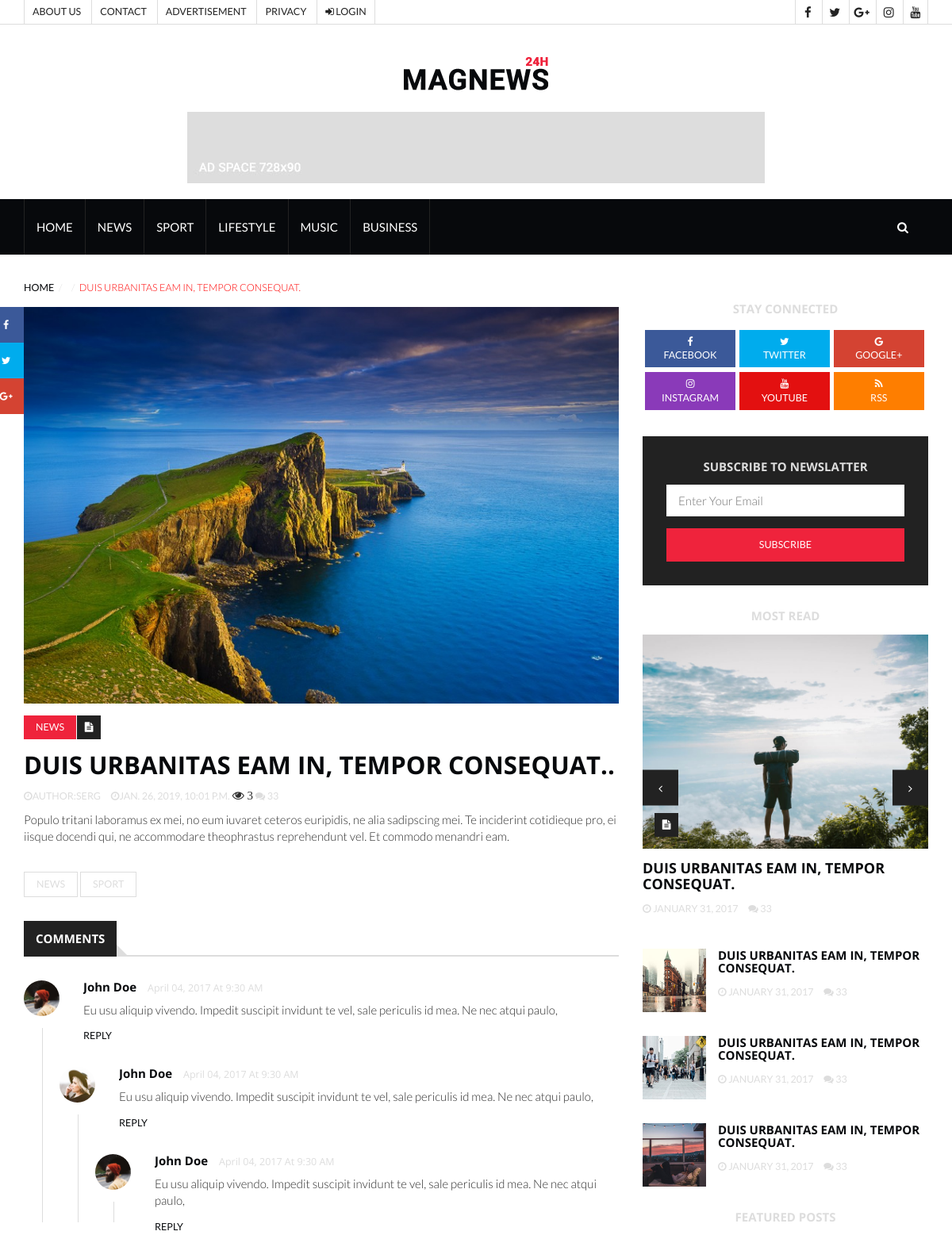
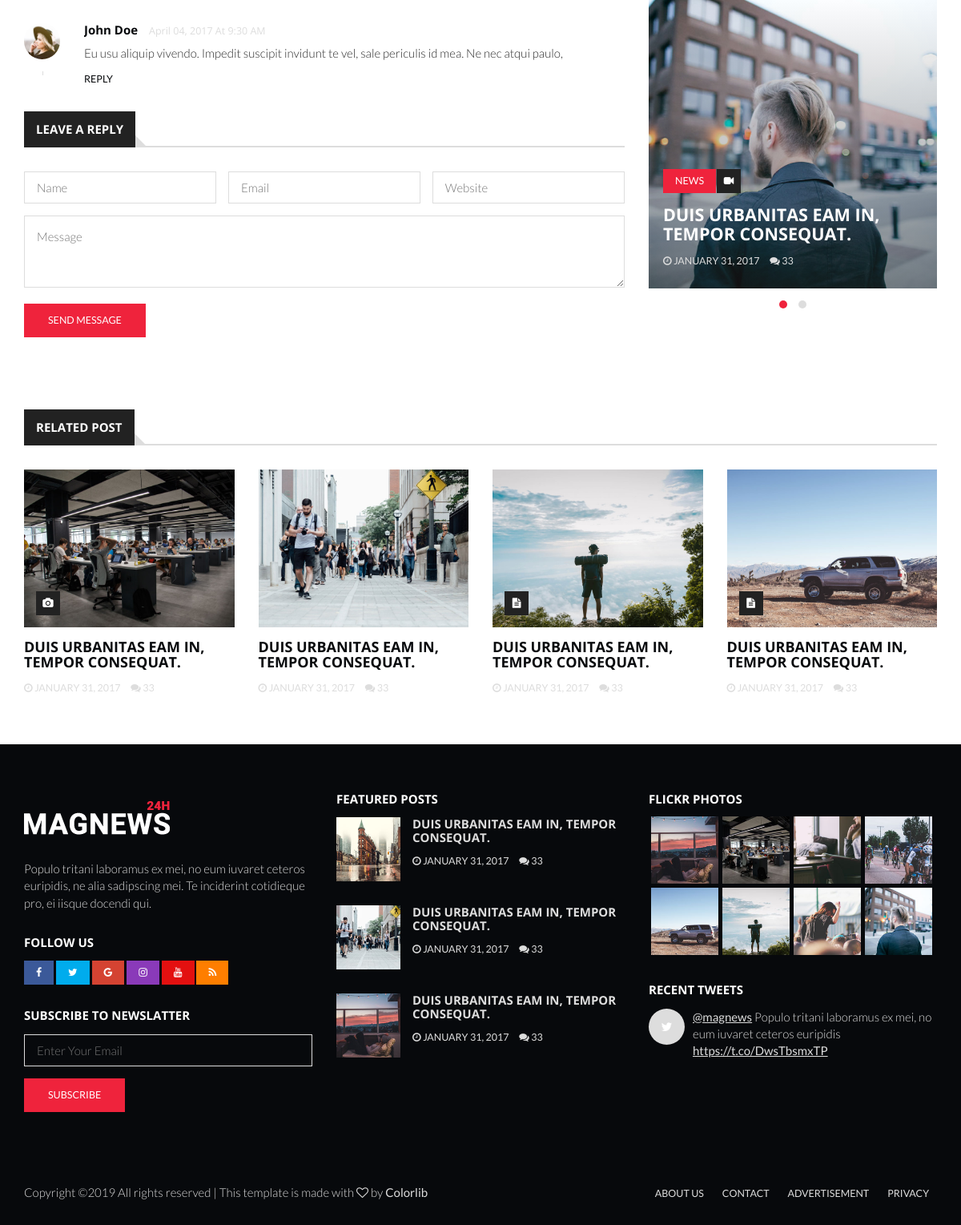
Screenshot of /post/3/ with the database file from the repository (2 pictures, top to bottom).
### homepage/models.py (models this page shows, shortened)
class Category(models.Model):
    name = models.CharField(max_length=50,)
    slug = models.SlugField(max_length=50,unique=True)
    class Meta:
        verbose_name = 'Категория'
        verbose_name_plural = 'Категории'

class Posts(models.Model):
    title = models.CharField(max_length=150)
    slug = models.SlugField(max_length=150,unique=True)
    category = models.ManyToManyField(Category,blank=True,)
    image = models.ImageField(upload_to=image_folder, blank=True, null=True, default=None)
    description = models.TextField(blank=True)
    description_short = models.TextField(blank=True)
    author = models.CharField(max_length=150,default=None)
    date_pub = models.DateTimeField(auto_now_add=True)
    views = models.DecimalField(max_digits=5,decimal_places=0,blank=False,default=0 )
    class Meta:
        verbose_name = 'Пост'
        verbose_name_plural = 'Посты'
    def image_img(self):
        if self.image:
            return  mark_safe(u'<a href="{0}" target="_blank"><img src="{0}" width="100"/></a>'.format(self.image.url))
        else:
            return '(Нет изображения)'
    image_img.short_description = 'Картинка'
    image_img.allow_tags = True

### homepage/views.py (the view)
# urls.py: path('post/<id>/', post, name='post'),
def post(request,id):
    post = Posts.objects.get(id = id)
    post.views += int(1)
    post.save()
    print(post.category)
    return render(request,'post_page.html',context={'post':post},)

### homepage/context_processors.py (called while the page is built)
def news_info(request):
    category = Category.objects.all()
    return locals()

### homepage/templates/post_page.html (shortened to what this page needs)
{% extends 'base.html' %}
{% load staticfiles %}
{% block content %}
<div class="section">
			<div class="container">
				<div class="row">
					<div class="col-md-8">
						<ul class="article-breadcrumb">
							<li><a href="//">Home</a></li>
							<li><a href="#"></a></li>
							<li style="color:red">{{ post.title }}</li>
						</ul>
						<article class="article article-post">
							<div class="article-share">
								<a href="#" class="facebook"><i class="fa fa-facebook"></i></a>
								<a href="#" class="twitter"><i class="fa fa-twitter"></i></a>
								<a href="#" class="google"><i class="fa fa-google-plus"></i></a>
							</div>
							<div class="article-main-img">
								<img src="/media/{{ post.image }}" alt="">
							</div>
							<div class="article-body">
								<ul class="article-info">
									<li class="article-category"><a href="#">News</a></li>
									<li class="article-type"><i class="fa fa-file-text"></i></li>
								</ul>
								<h1 class="article-title">{{ post.title }}.</h1>
								<ul class="article-meta">
                                    <li><i class="fa fa-clock-o"></i>Author:{{ post.author }}</li>
									<li><i class="fa fa-clock-o"></i>{{ post.date_pub }}</li>
									<i class="fa fa-eye" aria-hidden="true"> {{ post.views }}</i>
									<li><i class="fa fa-comments"></i> 33</li>
								</ul>
								<p>{{ post.description }}</p>
							</div>
						</article>
						<div class="widget-tags">
							<ul>
								{% for i in post.category.all %}
								<li><a href="/category/{{ i.slug }}">{{ i.name }}</a></li>
								{% endfor %}
							</ul>
						</div>
						<div class="article-comments">
							<div class="section-title">
								<h2 class="title">Comments</h2>
							</div>
							<div class="media">
								<div class="media-left">
									<img src="{% static 'img/av-1.jpg' %}" alt="">
								</div>
								<div class="media-body">
									<div class="media-heading">
										<h5>John Doe <span class="reply-time">April 04, 2017 At 9:30 AM</span></h5>
									</div>
									<p>Eu usu aliquip vivendo. Impedit suscipit invidunt te vel, sale periculis id mea. Ne nec atqui paulo,</p>
									<a href="#" class="reply-btn">Reply</a>
								</div>
								<div class="media">
									<div class="media-left">
										<img src="{% static 'img/av-2.jpg' %}" alt="">
									</div>
									<div class="media-body">
										<div class="media-heading">
											<h5>John Doe <span class="reply-time">April 04, 2017 At 9:30 AM</span></h5>
										</div>
										<p>Eu usu aliquip vivendo. Impedit suscipit invidunt te vel, sale periculis id mea. Ne nec atqui paulo,</p>
										<a href="#" class="reply-btn">Reply</a>
									</div>
									<div class="media">
										<div class="media-left">
											<img src="{% static 'img/av-1.jpg' %}" alt="">
										</div>
										<div class="media-body">
											<div class="media-heading">
												<h5>John Doe <span class="reply-time">April 04, 2017 At 9:30 AM</span></h5>
											</div>
											<p>Eu usu aliquip vivendo. Impedit suscipit invidunt te vel, sale periculis id mea. Ne nec atqui paulo,</p>
											<a href="#" class="reply-btn">Reply</a>
										</div>
									</div>
								</div>
							</div>
							<div class="media">
								<div class="media-left">
									<img src="{% static 'img/av-2.jpg' %}" alt="">
								</div>
								<div class="media-body">
									<div class="media-heading">
										<h5>John Doe <span class="reply-time">April 04, 2017 At 9:30 AM</span></h5>
									</div>
									<p>Eu usu aliquip vivendo. Impedit suscipit invidunt te vel, sale periculis id mea. Ne nec atqui paulo,</p>
									<a href="#" class="reply-btn">Reply</a>
								</div>
							</div>
						</div>
						<div class="article-reply-form">
							<div class="section-title">
								<h2 class="title">Leave a reply</h2>
							</div>
							<form>
								<input class="input" placeholder="Name" type="text">
								<input class="input" placeholder="Email" type="email">
								<input class="input" placeholder="Website" type="url">
								<textarea class="input" placeholder="Message"></textarea>
								<button class="input-btn">Send Message</button>
							</form>
						</div>
					</div>
					<div class="col-md-4">
						<div class="widget social-widget">
							<div class="widget-title">
								<h2 class="title">Stay Connected</h2>
							</div>
							<ul>
								<li><a href="#" class="facebook"><i class="fa fa-facebook"></i><br><span>Facebook</span></a></li>
								<li><a href="#" class="twitter"><i class="fa fa-twitter"></i><br><span>Twitter</span></a></li>
								<li><a href="#" class="google"><i class="fa fa-google"></i><br><span>Google+</span></a></li>
								<li><a href="#" class="instagram"><i class="fa fa-instagram"></i><br><span>Instagram</span></a></li>
								<li><a href="#" class="youtube"><i class="fa fa-youtube"></i><br><span>Youtube</span></a></li>
								<li><a href="#" class="rss"><i class="fa fa-rss"></i><br><span>RSS</span></a></li>
							</ul>
						</div>
						<div class="widget subscribe-widget">
							<div class="widget-title">
								<h2 class="title">Subscribe to Newslatter</h2>
							</div>
							<form>
								<input class="input" type="email" placeholder="Enter Your Email">
								<button class="input-btn">Subscribe</button>
							</form>
						</div>
						<div class="widget">
							<div class="widget-title">
								<h2 class="title">Most Read</h2>
							</div>
							<div id="owl-carousel-3" class="owl-carousel owl-theme center-owl-nav">
								<article class="article">
									<div class="article-img">
										<a href="#">
											<img src="{% static './img/img-md-3.jpg' %}" alt="">
										</a>
										<ul class="article-info">
											<li class="article-type"><i class="fa fa-file-text"></i></li>
										</ul>
									</div>
									<div class="article-body">
										<h4 class="article-title"><a href="#">Duis urbanitas eam in, tempor consequat.</a></h4>
										<ul class="article-meta">
											<li><i class="fa fa-clock-o"></i> January 31, 2017</li>
											<li><i class="fa fa-comments"></i> 33</li>
										</ul>
									</div>
								</article>
							</div>
							<article class="article widget-article">
								<div class="article-img">
									<a href="#">
										<img src="{% static './img/img-widget-1.jpg' %}" alt="">
									</a>
								</div>
								<div class="article-body">
									<h4 class="article-title"><a href="#">Duis urbanitas eam in, tempor consequat.</a></h4>
									<ul class="article-meta">
										<li><i class="fa fa-clock-o"></i> January 31, 2017</li>
										<li><i class="fa fa-comments"></i> 33</li>
									</ul>
								</div>
							</article>
							<article class="article widget-article">
								<div class="article-img">
									<a href="#">
										<img src="{% static './img/img-widget-2.jpg' %}" alt="">
									</a>
								</div>
								<div class="article-body">
									<h4 class="article-title"><a href="#">Duis urbanitas eam in, tempor consequat.</a></h4>
									<ul class="article-meta">
										<li><i class="fa fa-clock-o"></i> January 31, 2017</li>
										<li><i class="fa fa-comments"></i> 33</li>
									</ul>
								</div>
							</article>
							<article class="article widget-article">
								<div class="article-img">
									<a href="#">
										<img src="{% static './img/img-widget-3.jpg' %}" alt="">
									</a>
								</div>
								<div class="article-body">
									<h4 class="article-title"><a href="#">Duis urbanitas eam in, tempor consequat.</a></h4>
									<ul class="article-meta">
										<li><i class="fa fa-clock-o"></i> January 31, 2017</li>
										<li><i class="fa fa-comments"></i> 33</li>
									</ul>
								</div>
							</article>
						</div>
						<div class="widget">
							<div class="widget-title">
								<h2 class="title">Featured Posts</h2>
							</div>
							<div id="owl-carousel-4" class="owl-carousel owl-theme">
								<article class="article thumb-article">
									<div class="article-img">
										<img src="{% static './img/img-thumb-1.jpg' %}" alt="">
									</div>
									<div class="article-body">
										<ul class="article-info">
											<li class="article-category"><a href="#">News</a></li>
											<li class="article-type"><i class="fa fa-video-camera"></i></li>
										</ul>
										<h3 class="article-title"><a href="#">Duis urbanitas eam in, tempor consequat.</a></h3>
										<ul class="article-meta">
											<li><i class="fa fa-clock-o"></i> January 31, 2017</li>
											<li><i class="fa fa-comments"></i> 33</li>
										</ul>
									</div>
								</article>
							</div>
						</div>
					</div>
				</div>
			</div>
		</div>
		<div class="section">
			<div class="container">
				<div class="row">
					<div class="col-md-12">
						<div class="section-title">
							<h2 class="title">Related Post</h2>
						</div>
						<div class="row">
							<div class="col-md-3 col-sm-6">
								<article class="article">
									<div class="article-img">
										<a href="#">
											<img src="{% static './img/img-md-1.jpg' %}" alt="">
										</a>
										<ul class="article-info">
											<li class="article-type"><i class="fa fa-camera"></i></li>
										</ul>
									</div>
									<div class="article-body">
										<h4 class="article-title"><a href="#">Duis urbanitas eam in, tempor consequat.</a></h4>
										<ul class="article-meta">
											<li><i class="fa fa-clock-o"></i> January 31, 2017</li>
											<li><i class="fa fa-comments"></i> 33</li>
										</ul>
									</div>
								</article>
							</div>
							<div class="col-md-3 col-sm-6">
								<article class="article">
									<div class="article-img">
										<a href="#">
											<img src="{% static './img/img-md-2.jpg' %}" alt="">
										</a>
									</div>
									<div class="article-body">
										<h4 class="article-title"><a href="#">Duis urbanitas eam in, tempor consequat.</a></h4>
										<ul class="article-meta">
											<li><i class="fa fa-clock-o"></i> January 31, 2017</li>
											<li><i class="fa fa-comments"></i> 33</li>
										</ul>
									</div>
								</article>
							</div>
							<div class="col-md-3 col-sm-6">
								<article class="article">
									<div class="article-img">
										<a href="#">
											<img src="{% static './img/img-md-3.jpg' %}" alt="">
										</a>
										<ul class="article-info">
											<li class="article-type"><i class="fa fa-file-text"></i></li>
										</ul>
									</div>
									<div class="article-body">
										<h4 class="article-title"><a href="#">Duis urbanitas eam in, tempor consequat.</a></h4>
										<ul class="article-meta">
											<li><i class="fa fa-clock-o"></i> January 31, 2017</li>
											<li><i class="fa fa-comments"></i> 33</li>
										</ul>
									</div>
								</article>
							</div>
							<div class="col-md-3 col-sm-6">
								<article class="article">
									<div class="article-img">
										<a href="#">
											<img src="{% static './img/img-md-4.jpg' %}" alt="">
										</a>
										<ul class="article-info">
											<li class="article-type"><i class="fa fa-file-text"></i></li>
										</ul>
									</div>
									<div class="article-body">
										<h4 class="article-title"><a href="#">Duis urbanitas eam in, tempor consequat.</a></h4>
										<ul class="article-meta">
											<li><i class="fa fa-clock-o"></i> January 31, 2017</li>
											<li><i class="fa fa-comments"></i> 33</li>
										</ul>
									</div>
								</article>
							</div>
						</div>
					</div>
				</div>
			</div>
		</div>
{% endblock %}

### templates/navbar.html (shortened to what this page needs)
		{% load staticfiles %}
        <header id="header">
			<div id="top-header">
				<div class="container">
					<div class="header-links">
						<ul>
							<li><a href="#">About us</a></li>
							<li><a href="#">Contact</a></li>
							<li><a href="#">Advertisement</a></li>
							<li><a href="#">Privacy</a></li>
							<li><a href="#"><i class="fa fa-sign-in"></i> Login</a></li>
						</ul>
					</div>
					<div class="header-social">
						<ul>
							<li><a href="#"><i class="fa fa-facebook"></i></a></li>
							<li><a href="#"><i class="fa fa-twitter"></i></a></li>
							<li><a href="#"><i class="fa fa-google-plus"></i></a></li>
							<li><a href="#"><i class="fa fa-instagram"></i></a></li>
							<li><a href="#"><i class="fa fa-youtube"></i></a></li>
						</ul>
					</div>
				</div>
			</div>
			<div id="center-header">
				<div class="container">
					<div class="header-logo">
						<a href="#" class="logo"><img src="{% static '/img/logon.png' %}" alt=""></a>
					</div>
					<div class="header-ads">
						<img class="center-block" src="{% static './img/ad-2.jpg' %}" alt="">
					</div>
				</div>
			</div>
			<div id="nav-header">
				<div class="container">
					<nav id="main-nav">
						<ul class="main-nav nav navbar-nav">
							<li><a href="/">Home</a></li>
							{% for item in category %}
							<li><a href="/category/{{item.name}}">{{ item.slug }}</a></li>
							{% endfor %}
						</ul>
					</nav>
					<div class="button-nav">
						<button class="search-collapse-btn"><i class="fa fa-search"></i></button>
					</div>
				</div>
			</div>
		</header>

### rows the page displays
Category: slug "NEWS", name "NEWS"
Category: slug "SPORT", name "SPORT"
Category: slug "LIFESTYLE"
Category: slug "MUSIC"
Category: slug "BUSINESS"
Posts: title "DUIS URBANITAS EAM IN, TEMPOR CONSEQUAT.", image (picture), author "SERG", date_pub "JAN. 26, 2019, 10:01 P.M.", views "3", description "Populo tritani laboramus ex mei, no eum iuvaret ceteros euripidis, ne alia sadipscing mei. Te inciderint cotidieque pro, ei iisque docendi qui, ne accommodare theophrastus reprehendunt vel. Et commodo menandri eam."
